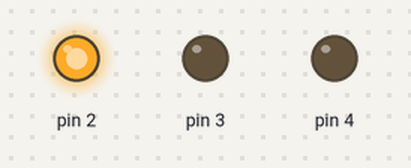
Recording of a sketch running on a simulated Arduino Uno, built with avr-gcc and run on an emulated ATmega328P. Parts: output pins drawn as LEDs (lit = HIGH).

Above: at 0.12 s.
At 1.37 s:
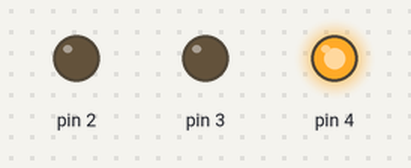
At 2.62 s:
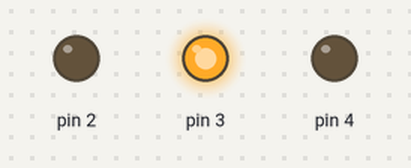
Timing chart, 0 to 3.0 s (numbered marks = the images above):
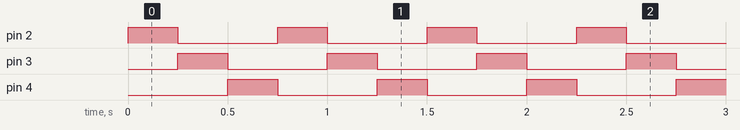

Measured:
- by itself, pin 2–4: alternates HIGH for 0.25 s and LOW for 0.50 s
- by itself, everything shown: repeats every 0.75 s, in 3 steps

The sketch:

Tugas_2_Kiri_ke_Kanan.ino
```cpp
void setup() {
  for(int LED = 2; LED<=4; LED++){
    pinMode(LED, OUTPUT);
  }
}
void loop() {
for(int LED = 2; LED<=4; LED++){
  digitalWrite(LED, HIGH);
  delay(250);
  digitalWrite(LED, LOW);
}


}
```
